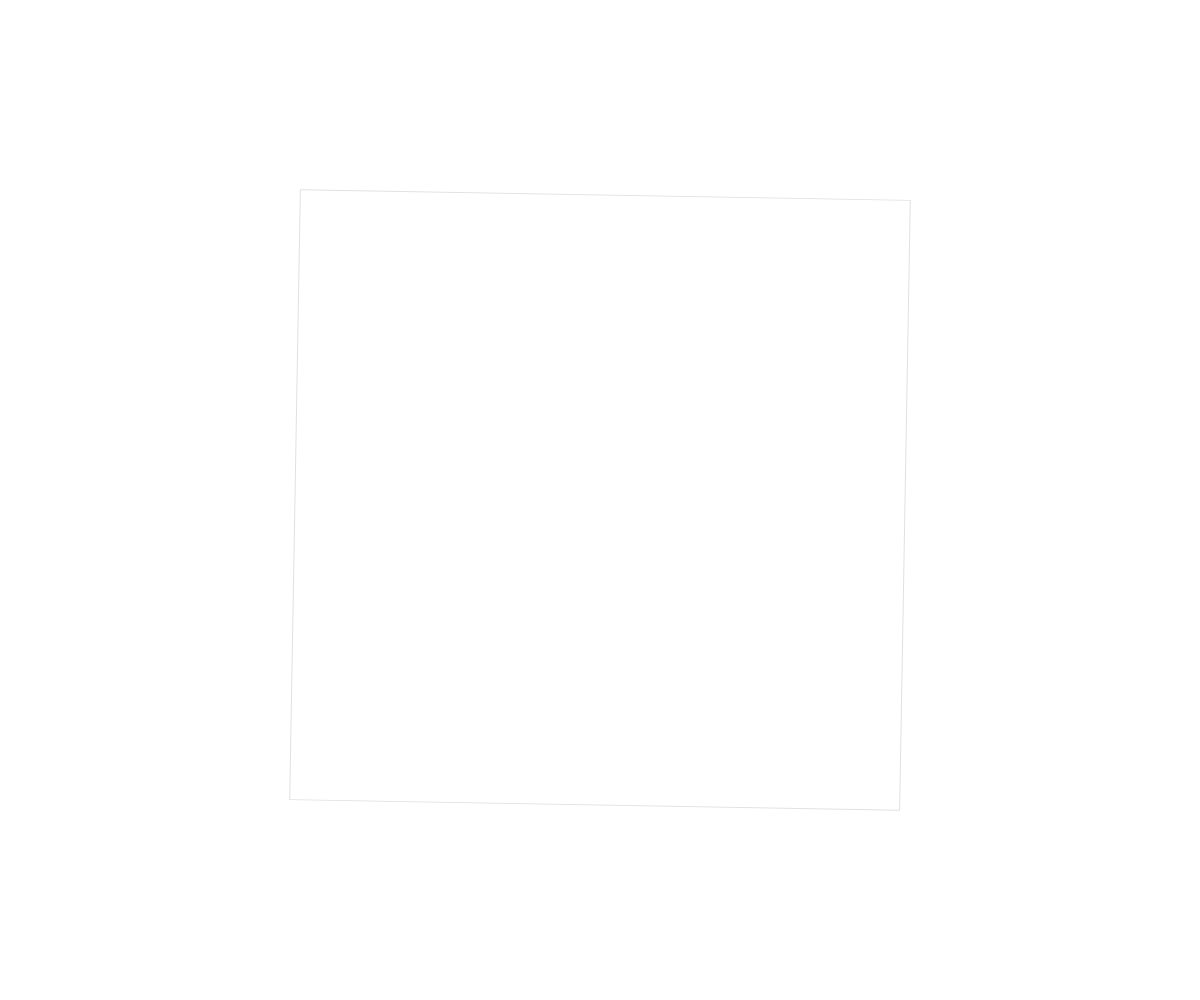
Frame 1 (no input)
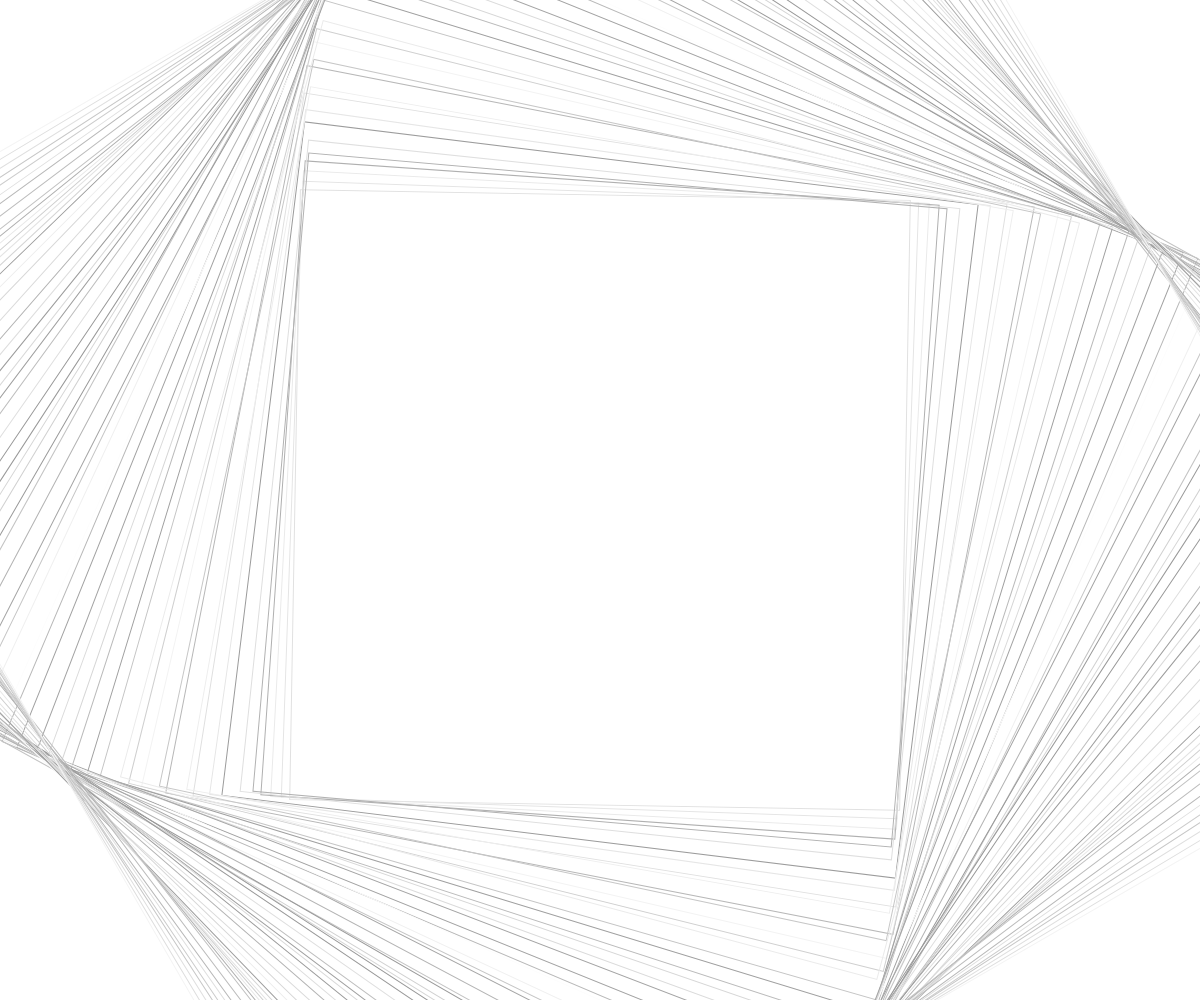
Frame 60 (no input)
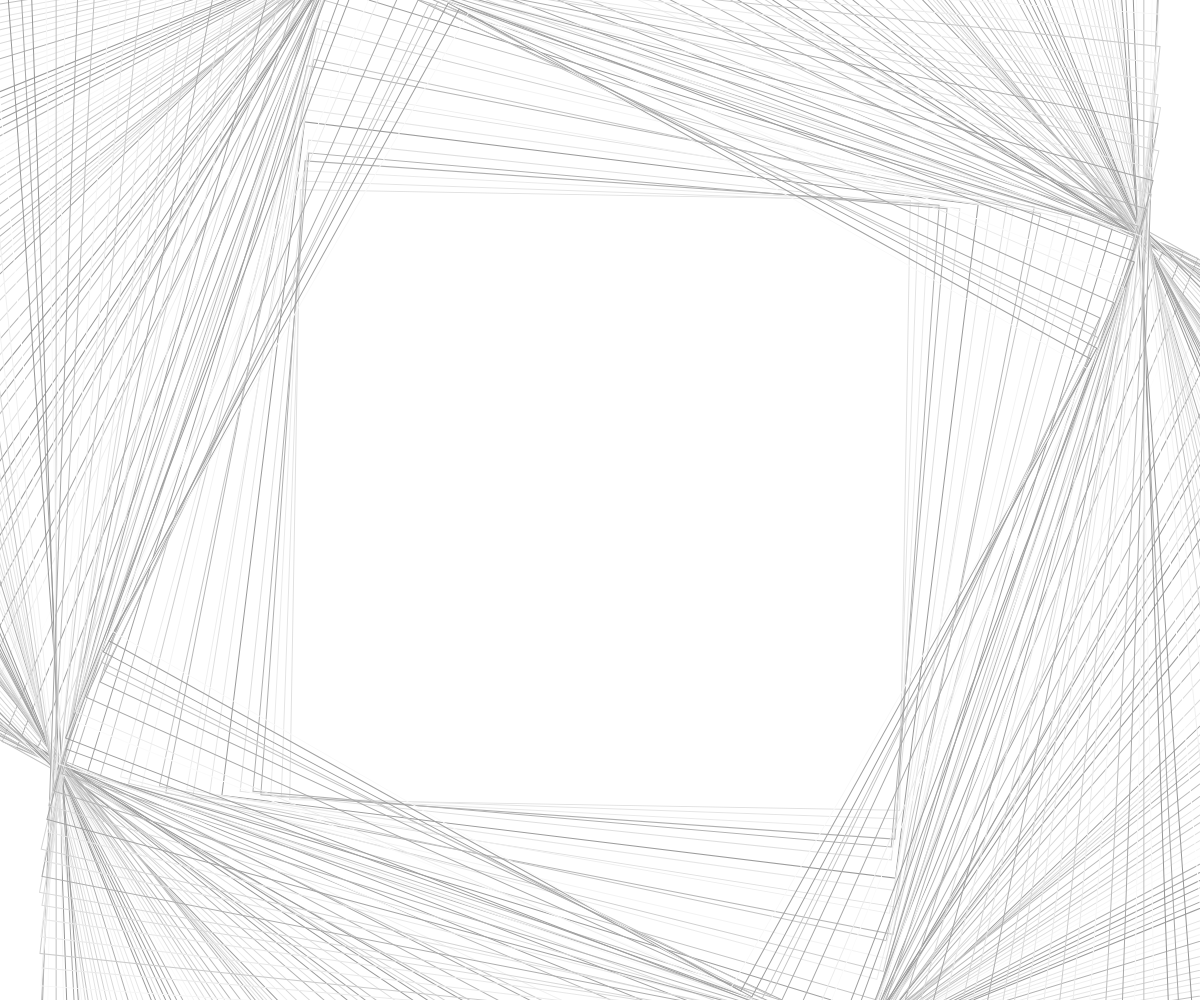
Frame 120 (the mouse pressed at the canvas centre since frame 60)

The p5.js sketch that drew these frames (run headless with seeded random() and noise() and a simulated clock; from frame 60 on, the mouse is pressed at the canvas centre):

// p5.js sketch
// ── sketch.js
var diameter;
var angle = 0;

function setup() {
	createCanvas(windowWidth, windowHeight);
	smooth();
	diameter =width;
	rectMode(CENTER);
	noFill();
}

function draw() {
	var d1 = 10 + (sin(angle) * diameter/2) + diameter/2;
	translate(width/2,height/2);
	rotate(radians(frameCount));
	stroke(random(150,255));
	rect(0, 0, d1, d1);

	angle += random(0.05);
}
